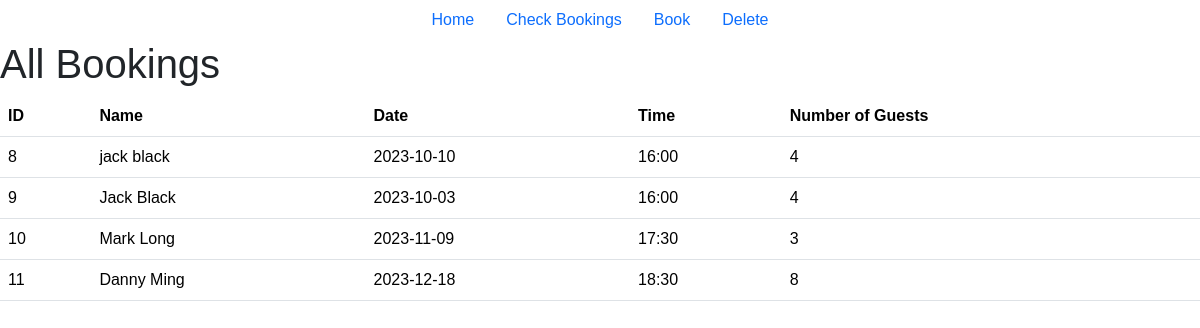
Before: /bookings with the older database file.
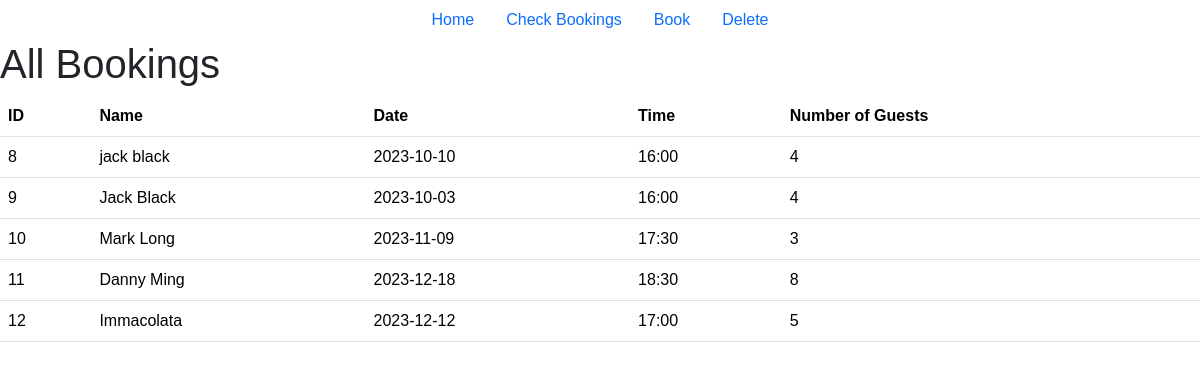
After: the same page with the newer database file.
### tables this page shows
CREATE TABLE guests (id INTEGER PRIMARY KEY AUTOINCREMENT,name VARCHAR(255),date DATE,time TIME,numGuest INT);

### app.py (the view)
@app.route('/bookings', methods=['GET'])
def bookings():
    try:
        dbCursor.execute("SELECT * FROM guests")
        bookings = dbCursor.fetchall()
        return render_template('bookings.html', bookings=bookings)
    except sqlite3.Error as e:
        return f"Error: {str(e)}"

### templates/Bookings.html (shortened to what this page needs)
<!DOCTYPE html>
<html>
<head>
    <link href="https://cdn.jsdelivr.net/npm/bootstrap@5.3.1/dist/css/bootstrap.min.css" rel="stylesheet">
    <link rel="stylesheet" href="{{ url_for('static', filename='css/main.css') }}">
</head>
<body>
    {% include 'navbar.html' %}
    <h1>All Bookings</h1>
    <table class="table table-hover">
        <thead>
            <tr>
                <th>ID</th>
                <th>Name</th>
                <th>Date</th>
                <th>Time</th>
                <th>Number of Guests</th>
            </tr>
        </thead>
        <tbody>
            {% for booking in bookings %}
                <tr>
                    <td>{{ booking[0] }}</td>
                    <td>{{ booking[1] }}</td>
                    <td>{{ booking[2] }}</td>
                    <td>{{ booking[3] }}</td>
                    <td>{{ booking[4] }}</td>
                </tr>
            {% endfor %}
        </tbody>
    </table>
</body>
</html>

### templates/navbar.html
  <ul class="nav justify-content-center">
    <li class="nav-item">
      <a class="nav-link active" aria-current="page" href="{{url_for('index')}}" role="button">Home</a>
    </li>
    <li class="nav-item">
        <a class="nav-link" href="{{ url_for('bookings') }}">Check Bookings</a>
    </li>
    <li class="nav-item">
        <a class="nav-link" href="{{ url_for('addBooking') }}">Book</a>
    </li>
    <li class="nav-item">
        <a class="nav-link" href="{{ url_for('delete_Bookings') }}">Delete</a>
      </li>
  </ul>

### static/css/main.css (style rules this page uses)
* { font-family: sans-serif; }

Changed rows visible on the page:
added guests: id "12", name "Immacolata", date "2023-12-12", time "17:00", numGuest "5"
